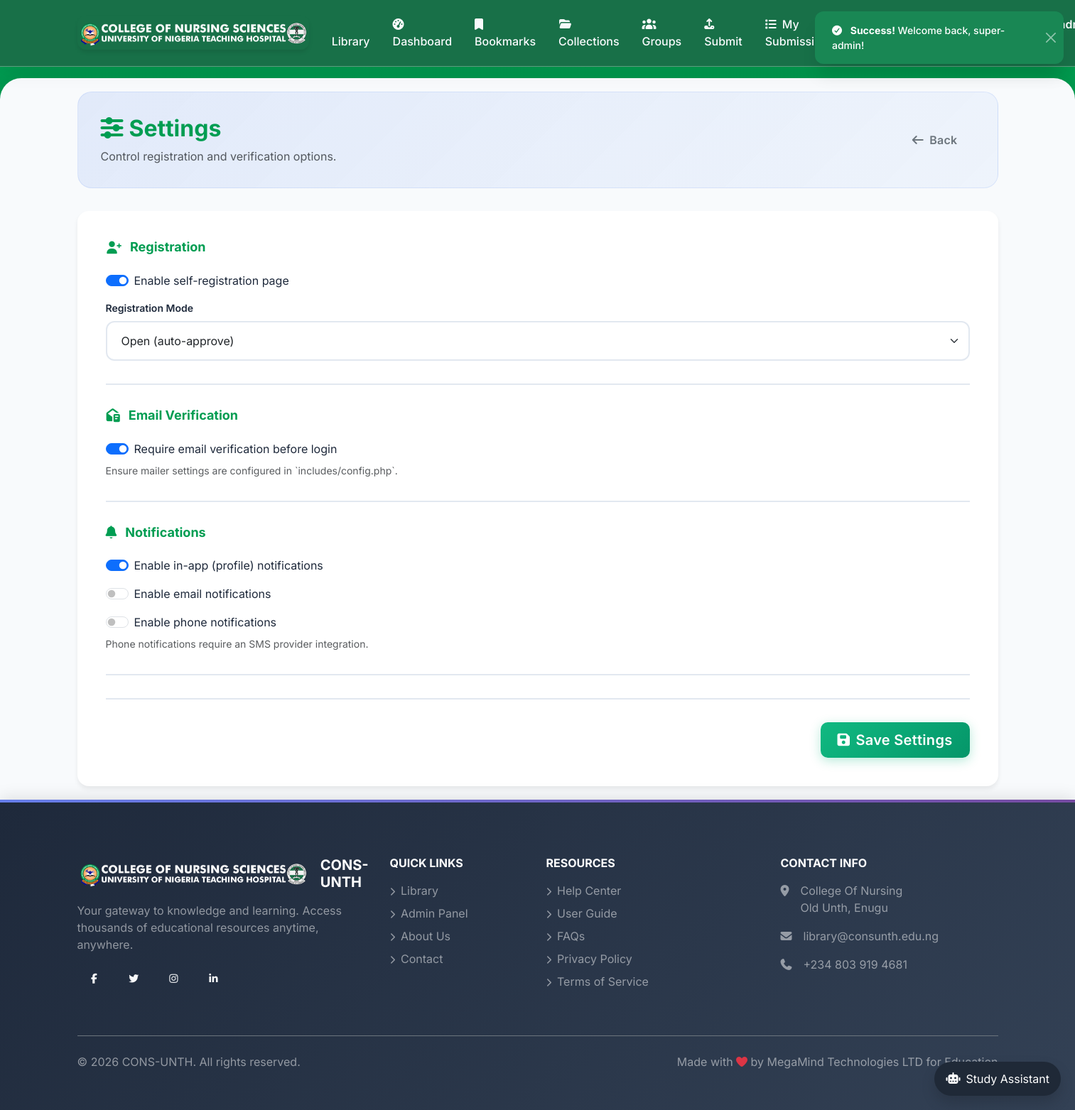
The app's page /admin/settings (signed in) with its own data.
### tables this page shows
CREATE TABLE `app_settings` (
  `setting_key` varchar(100) NOT NULL,
  `setting_value` text DEFAULT NULL
);

### includes/functions.php (called while the page is built, shortened)
<?php
function app_base_path_prefix(): string {
    $scriptDir = str_replace('\\', '/', dirname($_SERVER['SCRIPT_NAME'] ?? ''));
    $scriptDir = rtrim($scriptDir, '/');
    $base = preg_replace('#/admin$#', '', $scriptDir);
    return $base;
}
function app_path(string $relative = ''): string {
    $base = app_base_path_prefix();
    $relative = ltrim($relative, '/');
    if ($relative === '') {
        return $base === '' ? '/' : $base;
    }
    return rtrim($base, '/') . '/' . $relative;
}
function h(?string $str): string {
    return htmlspecialchars($str ?? '', ENT_QUOTES, 'UTF-8');
}
function get_app_setting(string $key, ?string $default = null): ?string {
    global $pdo;
    $stmt = $pdo->prepare("SELECT setting_value FROM app_settings WHERE setting_key = :key LIMIT 1");
    $stmt->execute([':key' => $key]);
    $row = $stmt->fetch(PDO::FETCH_ASSOC);
    return $row['setting_value'];
}
function is_registration_enabled(): bool {
    $value = get_app_setting('registration_enabled', '1');
    return filter_var($value, FILTER_VALIDATE_BOOLEAN);
}
function get_registration_mode(): string {
    $mode = get_app_setting('registration_mode', 'open');
    return in_array($mode, ['open', 'admin_approved'], true) ? $mode : 'open';
}
function is_email_verification_required(): bool {
    $value = get_app_setting('require_email_verification', '1');
    return filter_var($value, FILTER_VALIDATE_BOOLEAN);
}
function is_inapp_notifications_enabled(): bool {
    $value = get_app_setting('notifications_inapp_enabled', '1');
    return filter_var($value, FILTER_VALIDATE_BOOLEAN);
}
function is_email_notifications_enabled(): bool {
    $value = get_app_setting('notifications_email_enabled', '0');
    return filter_var($value, FILTER_VALIDATE_BOOLEAN);
}
function is_phone_notifications_enabled(): bool {
    $value = get_app_setting('notifications_phone_enabled', '0');
    return filter_var($value, FILTER_VALIDATE_BOOLEAN);
}

### includes/auth.php (called while the page is built, shortened)
<?php
require_once __DIR__ . '/db.php';
require_once __DIR__ . '/functions.php';
function current_user() {
    global $pdo;
    static $cachedUser = null;
    if ($cachedUser !== null) {
        return $cachedUser;
    }
    $stmt = $pdo->prepare("SELECT * FROM users WHERE id = :id");
    $stmt->execute([':id' => $_SESSION['user_id']]);
    $cachedUser = $stmt->fetch(PDO::FETCH_ASSOC) ?: null;
    return $cachedUser;
}
function is_admin(): bool {
    $u = current_user();
    return $u && $u['role'] === 'admin';
}
function require_admin() {
    if (!is_admin()) {
        log_warning('require_admin blocked access');
        flash_message('error', 'Admin access required.');
        header('Location: ' . app_path('login'));
        exit;
    }
}

### admin/settings.php (the view, shortened to what this page needs)
<?php
require_once __DIR__ . '/../includes/auth.php';
require_admin();
$registrationEnabled = is_registration_enabled();
$registrationMode = get_registration_mode();
$requireVerification = is_email_verification_required();
$notificationsInApp = is_inapp_notifications_enabled();
$notificationsEmail = is_email_notifications_enabled();
$notificationsPhone = is_phone_notifications_enabled();
include __DIR__ . '/../includes/header.php';
?>
<div class="page-header">
    <div class="d-flex justify-content-between align-items-center flex-wrap gap-3">
        <div>
            <h2 class="fw-bold mb-2 page-title">
                <i class="fas fa-sliders-h me-2"></i>Settings
            </h2>
            <p class="text-muted mb-0">Control registration and verification options.</p>
        </div>
        <a href="<?= h(app_path('admin')) ?>" class="btn btn-outline-secondary">
            <i class="fas fa-arrow-left me-2"></i>Back
        </a>
    </div>
</div>
<div class="form-card">
    <form method="post">
        <div class="form-section">
            <h5 class="section-title"><i class="fas fa-user-plus"></i>Registration</h5>
            <div class="form-check form-switch mb-3">
                <input class="form-check-input" type="checkbox" id="registrationEnabled" name="registration_enabled" <?= $registrationEnabled ? 'checked' : '' ?>>
                <label class="form-check-label" for="registrationEnabled">Enable self-registration page</label>
            </div>
            <label class="form-label">Registration Mode</label>
            <select name="registration_mode" class="form-select">
                <option value="open" <?= $registrationMode === 'open' ? 'selected' : '' ?>>Open (auto-approve)</option>
            </select>
        </div>
        <div class="form-section">
            <h5 class="section-title"><i class="fas fa-envelope-open-text"></i>Email Verification</h5>
            <div class="form-check form-switch">
                <input class="form-check-input" type="checkbox" id="requireVerification" name="require_email_verification" <?= $requireVerification ? 'checked' : '' ?>>
                <label class="form-check-label" for="requireVerification">Require email verification before login</label>
            </div>
            <small class="text-muted d-block mt-2">
                Ensure mailer settings are configured in `includes/config.php`.
            </small>
        </div>
        <div class="form-section">
            <h5 class="section-title"><i class="fas fa-bell"></i>Notifications</h5>
            <div class="form-check form-switch mb-3">
                <input class="form-check-input" type="checkbox" id="notificationsInApp" name="notifications_inapp_enabled" <?= $notificationsInApp ? 'checked' : '' ?>>
                <label class="form-check-label" for="notificationsInApp">Enable in-app (profile) notifications</label>
            </div>
            <div class="form-check form-switch mb-3">
                <input class="form-check-input" type="checkbox" id="notificationsEmail" name="notifications_email_enabled" <?= $notificationsEmail ? 'checked' : '' ?>>
                <label class="form-check-label" for="notificationsEmail">Enable email notifications</label>
            </div>
            <div class="form-check form-switch">
                <input class="form-check-input" type="checkbox" id="notificationsPhone" name="notifications_phone_enabled" <?= $notificationsPhone ? 'checked' : '' ?>>
                <label class="form-check-label" for="notificationsPhone">Enable phone notifications</label>
            </div>
            <small class="text-muted d-block mt-2">
                Phone notifications require an SMS provider integration.
            </small>
        </div>
        <div class="action-buttons">
            <button type="submit" class="btn btn-success btn-lg">
                <i class="fas fa-save me-2"></i>Save Settings
            </button>
        </div>
    </form>
</div>
<?php include __DIR__ . '/../includes/footer.php'; ?>

### assets/css/components.css (style rules this page uses)
.page-header { background: linear-gradient(135deg, rgba(37, 99, 235, 0.1), rgba(59, 130, 246, 0.05)); border-radius: 20px; padding: 2rem; margin-bottom: 2rem; border: 1px solid rgba(37, 99, 235, 0.1); }
.form-card { background: white; border-radius: 16px; padding: 2.5rem; box-shadow: 0 4px 6px rgba(0, 0, 0, 0.07); }
.form-section { margin-bottom: 2rem; padding-bottom: 2rem; border-bottom: 2px solid var(--border-color); }
.section-title { font-size: 1.125rem; font-weight: 700; color: var(--primary-color); margin-bottom: 1.5rem; display: flex; align-items: center; gap: 0.75rem; }
.form-label { font-weight: 600; color: var(--text-primary); margin-bottom: 0.5rem; font-size: 0.875rem; display: flex; align-items: center; gap: 0.5rem; }
.form-control, .form-select { border: 2px solid var(--border-color); border-radius: 12px; padding: 0.875rem 1.25rem; font-size: 1rem; transition: all 0.3s ease; }
.action-buttons { display: flex; gap: 1rem; justify-content: flex-end; padding-top: 2rem; border-top: 2px solid var(--border-color); }
:root { --primary-color: #009D52; --secondary-color: #187048; --accent-color: #00A050; --success-color: #10b981; --warning-color: #f59e0b; --danger-color: #ef4444; --light-bg: #f8fafc; --card-bg: #ffffff; --text-primary: #1e293b; --text-secondary: #64748b; --border-color: #e2e8f0; --shadow-sm: 0 1px 2px 0 rgba(0, 0, 0, 0.05); --shadow: 0 4px 6px -1px rgba(0, 0, 0, 0.1); --shadow-lg: 0 10px 15px -3px rgba(0, 0, 0, 0.1); --shadow-xl: 0 20px 25px -5px rgba(0, 0, 0, 0.1); }
* { margin: 0; padding: 0; box-sizing: border-box; }
body { font-family: 'Inter', -apple-system, BlinkMacSystemFont, 'Segoe UI', sans-serif; background: linear-gradient(135deg, var(--primary-color) 0%, var(--accent-color) 100%); background-attachment: fixed; color: var(--text-primary); min-height: 100dvh; }
.btn { font-weight: 600; padding: clamp(0.5rem, 1.4vh, 0.625rem) clamp(1rem, 2vw, 1.5rem); border-radius: 10px; transition: all 0.3s ease; border: none; text-transform: none; letter-spacing: 0.3px; }
.btn-success { background: linear-gradient(135deg, #10b981, #059669); box-shadow: 0 4px 15px rgba(16, 185, 129, 0.3); }
.page-title { color: var(--primary-color); }
.form-card { transition: all 0.3s ease; }
.search-input, .form-select { border: 2px solid var(--border-color); border-radius: 12px; padding: 0.875rem 1.25rem; font-size: 1rem; transition: all 0.3s ease; }
body, .navbar, .card, .form-control, .form-select, .btn, footer, .resource-card, .stat-card, .form-card, .table { transition: background-color 0.3s ease, color 0.3s ease, border-color 0.3s ease, box-shadow 0.3s ease; }

### records on screen
app_settings: setting_value "☑"
app_settings: registration_mode "Open (auto-approve)"
app_settings: setting_value "☑"
app_settings: setting_value "☑"

### other values on screen
$flash['message'] "Welcome back, super-admin!"
$APP_NAME "CONS-UNTH"
